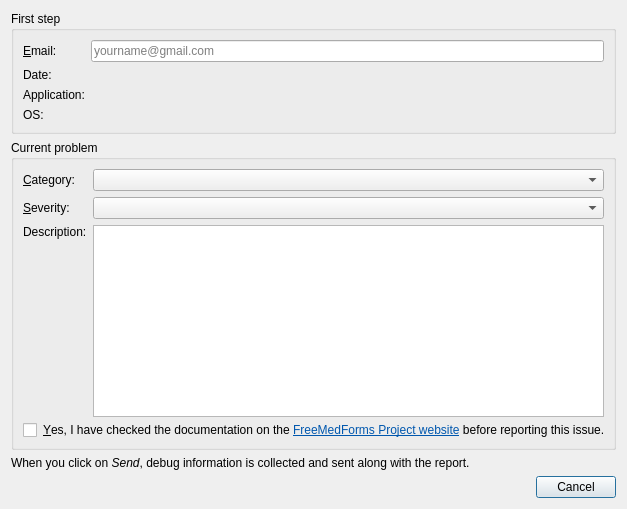
<?xml version="1.0" encoding="UTF-8"?>
<ui version="4.0">
 <class>Utils::Internal::BugReportDialog</class>
 <widget class="QDialog" name="Utils::Internal::BugReportDialog">
  <property name="geometry">
   <rect>
    <x>0</x>
    <y>0</y>
    <width>637</width>
    <height>489</height>
   </rect>
  </property>
  <property name="windowTitle">
   <string>Issue reporting</string>
  </property>
  <layout class="QVBoxLayout" name="verticalLayout">
   <property name="sizeConstraint">
    <enum>QLayout::SetFixedSize</enum>
   </property>
   <item>
    <widget class="QGroupBox" name="groupBox">
     <property name="title">
      <string>First step</string>
     </property>
     <layout class="QGridLayout" name="gridLayout">
      <item row="1" column="0">
       <widget class="QLabel" name="dateLabel">
        <property name="text">
         <string>Date:</string>
        </property>
       </widget>
      </item>
      <item row="1" column="1">
       <widget class="QLabel" name="dateValue"/>
      </item>
      <item row="2" column="0">
       <widget class="QLabel" name="applicationLabel">
        <property name="text">
         <string>Application:</string>
        </property>
       </widget>
      </item>
      <item row="2" column="1">
       <widget class="QLabel" name="applicationValue"/>
      </item>
      <item row="0" column="1">
       <widget class="Utils::QButtonLineEdit" name="emailEdit">
        <property name="placeholderText">
         <string>yourname@gmail.com</string>
        </property>
       </widget>
      </item>
      <item row="3" column="1">
       <widget class="QLabel" name="osValue">
        <property name="wordWrap">
         <bool>true</bool>
        </property>
       </widget>
      </item>
      <item row="3" column="0">
       <widget class="QLabel" name="osLabel">
        <property name="text">
         <string>OS:</string>
        </property>
        <property name="alignment">
         <set>Qt::AlignLeading|Qt::AlignLeft|Qt::AlignTop</set>
        </property>
       </widget>
      </item>
      <item row="0" column="0">
       <widget class="QLabel" name="emailLabel">
        <property name="text">
         <string>&amp;Email:</string>
        </property>
        <property name="buddy">
         <cstring>emailEdit</cstring>
        </property>
       </widget>
      </item>
     </layout>
    </widget>
   </item>
   <item>
    <widget class="QGroupBox" name="groupBox_2">
     <property name="title">
      <string>Current problem</string>
     </property>
     <layout class="QGridLayout" name="gridLayout_2">
      <item row="0" column="0">
       <widget class="QLabel" name="catLabel">
        <property name="text">
         <string>&amp;Category:</string>
        </property>
        <property name="buddy">
         <cstring>categoryCombo</cstring>
        </property>
       </widget>
      </item>
      <item row="0" column="1">
       <widget class="QComboBox" name="categoryCombo"/>
      </item>
      <item row="1" column="0">
       <widget class="QLabel" name="severityLabel">
        <property name="text">
         <string>&amp;Severity:</string>
        </property>
        <property name="buddy">
         <cstring>severityCombo</cstring>
        </property>
       </widget>
      </item>
      <item row="1" column="1">
       <widget class="QComboBox" name="severityCombo"/>
      </item>
      <item row="2" column="0">
       <widget class="QLabel" name="descrLabel">
        <property name="text">
         <string>Description:</string>
        </property>
        <property name="alignment">
         <set>Qt::AlignLeading|Qt::AlignLeft|Qt::AlignTop</set>
        </property>
        <property name="buddy">
         <cstring>descrEdit</cstring>
        </property>
       </widget>
      </item>
      <item row="2" column="1">
       <widget class="QTextEdit" name="descrEdit">
        <property name="tabChangesFocus">
         <bool>true</bool>
        </property>
       </widget>
      </item>
      <item row="3" column="0" colspan="2">
       <layout class="QHBoxLayout" name="horizontalLayout">
        <item>
         <widget class="QCheckBox" name="hasLookedUpDocumentationCheckBox">
          <property name="sizePolicy">
           <sizepolicy hsizetype="Maximum" vsizetype="Fixed">
            <horstretch>0</horstretch>
            <verstretch>0</verstretch>
           </sizepolicy>
          </property>
          <property name="text">
           <string/>
          </property>
         </widget>
        </item>
        <item>
         <widget class="QLabel" name="label">
          <property name="text">
           <string>&lt;html&gt;&lt;head/&gt;&lt;body&gt;&lt;p&gt;&amp;amp;Yes, I have checked the documentation on the &lt;a href=&quot;http://www.freemedforms.com/en/manuals/freemedforms/toc&quot;&gt;&lt;span style=&quot; text-decoration: underline; color:#0057ae;&quot;&gt;FreeMedForms Project website&lt;/span&gt;&lt;/a&gt; before reporting this issue.&lt;/p&gt;&lt;/body&gt;&lt;/html&gt;</string>
          </property>
          <property name="buddy">
           <cstring>hasLookedUpDocumentationCheckBox</cstring>
          </property>
         </widget>
        </item>
       </layout>
      </item>
     </layout>
    </widget>
   </item>
   <item>
    <widget class="QLabel" name="debugInfoLabel">
     <property name="text">
      <string>&lt;html&gt;&lt;head/&gt;&lt;body&gt;&lt;p&gt;When you click on &lt;span style=&quot; font-style:italic;&quot;&gt;Send&lt;/span&gt;, debug information is collected and sent along with the report.&lt;/p&gt;&lt;/body&gt;&lt;/html&gt;</string>
     </property>
     <property name="wordWrap">
      <bool>true</bool>
     </property>
    </widget>
   </item>
   <item>
    <widget class="QDialogButtonBox" name="buttonBox">
     <property name="orientation">
      <enum>Qt::Horizontal</enum>
     </property>
     <property name="standardButtons">
      <set>QDialogButtonBox::Cancel</set>
     </property>
    </widget>
   </item>
  </layout>
 </widget>
 <customwidgets>
  <customwidget>
   <class>Utils::QButtonLineEdit</class>
   <extends>QLineEdit</extends>
   <header>utils/widgets/qbuttonlineedit.h</header>
  </customwidget>
 </customwidgets>
 <tabstops>
  <tabstop>emailEdit</tabstop>
  <tabstop>buttonBox</tabstop>
 </tabstops>
 <resources/>
 <connections>
  <connection>
   <sender>buttonBox</sender>
   <signal>accepted()</signal>
   <receiver>Utils::Internal::BugReportDialog</receiver>
   <slot>accept()</slot>
   <hints>
    <hint type="sourcelabel">
     <x>226</x>
     <y>444</y>
    </hint>
    <hint type="destinationlabel">
     <x>157</x>
     <y>274</y>
    </hint>
   </hints>
  </connection>
  <connection>
   <sender>buttonBox</sender>
   <signal>rejected()</signal>
   <receiver>Utils::Internal::BugReportDialog</receiver>
   <slot>reject()</slot>
   <hints>
    <hint type="sourcelabel">
     <x>294</x>
     <y>444</y>
    </hint>
    <hint type="destinationlabel">
     <x>286</x>
     <y>274</y>
    </hint>
   </hints>
  </connection>
 </connections>
</ui>
